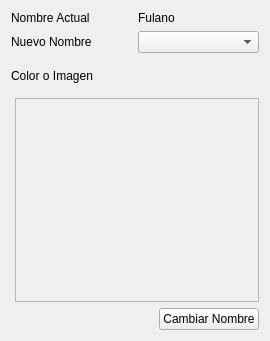
<?xml version="1.0" encoding="UTF-8"?>
<ui version="4.0">
 <class>WidgetNombreBola</class>
 <widget class="QWidget" name="WidgetNombreBola">
  <property name="geometry">
   <rect>
    <x>0</x>
    <y>0</y>
    <width>270</width>
    <height>341</height>
   </rect>
  </property>
  <property name="windowTitle">
   <string>Form</string>
  </property>
  <layout class="QVBoxLayout" name="verticalLayout_2">
   <item>
    <layout class="QVBoxLayout" name="verticalLayout">
     <item>
      <layout class="QHBoxLayout" name="horizontalLayout">
       <item>
        <widget class="QLabel" name="label">
         <property name="text">
          <string>Nombre Actual</string>
         </property>
        </widget>
       </item>
       <item>
        <widget class="QLabel" name="lNombreBola">
         <property name="text">
          <string>Fulano</string>
         </property>
        </widget>
       </item>
      </layout>
     </item>
     <item>
      <layout class="QHBoxLayout" name="horizontalLayout_2">
       <item>
        <widget class="QLabel" name="label_2">
         <property name="text">
          <string>Nuevo Nombre</string>
         </property>
        </widget>
       </item>
       <item>
        <widget class="QComboBox" name="comboNombre"/>
       </item>
      </layout>
     </item>
    </layout>
   </item>
   <item>
    <widget class="QLabel" name="label_3">
     <property name="text">
      <string>Color o Imagen</string>
     </property>
    </widget>
   </item>
   <item>
    <layout class="QHBoxLayout" name="horizontalLayout_3">
     <item>
      <spacer name="horizontalSpacer">
       <property name="orientation">
        <enum>Qt::Horizontal</enum>
       </property>
       <property name="sizeHint" stdset="0">
        <size>
         <width>40</width>
         <height>20</height>
        </size>
       </property>
      </spacer>
     </item>
     <item>
      <widget class="QFrame" name="frameImagen">
       <property name="minimumSize">
        <size>
         <width>244</width>
         <height>204</height>
        </size>
       </property>
       <property name="frameShape">
        <enum>QFrame::StyledPanel</enum>
       </property>
       <property name="frameShadow">
        <enum>QFrame::Raised</enum>
       </property>
      </widget>
     </item>
    </layout>
   </item>
   <item>
    <layout class="QHBoxLayout" name="horizontalLayout_4">
     <item>
      <spacer name="horizontalSpacer_2">
       <property name="orientation">
        <enum>Qt::Horizontal</enum>
       </property>
       <property name="sizeHint" stdset="0">
        <size>
         <width>40</width>
         <height>20</height>
        </size>
       </property>
      </spacer>
     </item>
     <item>
      <widget class="QPushButton" name="botonCambiarNombre">
       <property name="text">
        <string>Cambiar Nombre</string>
       </property>
      </widget>
     </item>
    </layout>
   </item>
  </layout>
 </widget>
 <resources/>
 <connections/>
</ui>
